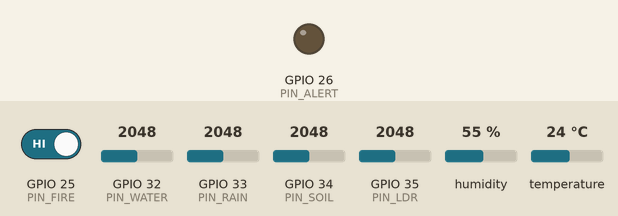
Bench run of a sketch on a simulated ESP32. On the bench: output pins drawn as LEDs (lit = HIGH). The test bench sets the inputs (shaded band); at power-on: GPIO 34 (PIN_SOIL) = 2048, GPIO 33 (PIN_RAIN) = 2048, GPIO 25 (PIN_FIRE) HIGH, GPIO 32 (PIN_WATER) = 2048, GPIO 35 (PIN_LDR) = 2048, humidity 55 %, temperature 24 °C. WiFi joins after 1.5 s; servers stay silent unless stated; uploads are accepted with an empty reply; what the sketch prints to the serial monitor is not drawn.

Above: at 2.7 s.
2.8 s: GPIO 34 (PIN_SOIL) set to 1948
At 5.2 s:
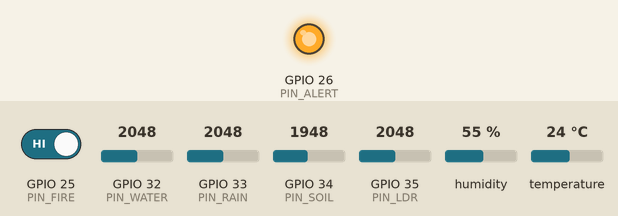
5.7 s: GPIO 33 (PIN_RAIN) set to 1926
At 7.0 s:
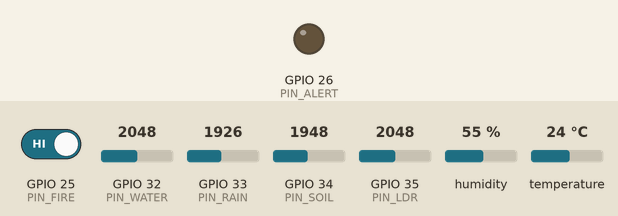
14.7 s: GPIO 25 (PIN_FIRE) driven LOW
At 16.7 s:
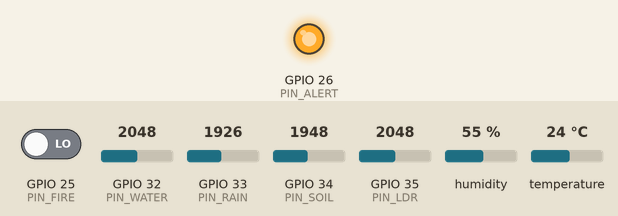
19.1 s: GPIO 25 (PIN_FIRE) driven HIGH
At 20.4 s:
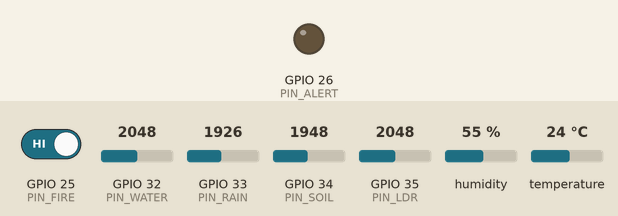
Timing chart, 0 to 22.1 s (numbered marks = the images above; inputs shaded):
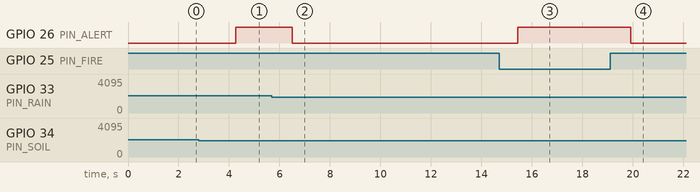

The sketch:

SmartFarming.ino
```cpp
#include <WiFi.h>
#include <WebServer.h>
#include <DHT.h>
#include <HTTPClient.h>

// const char* WIFI_SSID     = "vivo Y75";
// const char* WIFI_PASSWORD = "Livi2003.";
const char*  WIFI_SSID  = "MCA Department";
const char*   WIFI_PASSWORD = "mcadept@ac.in";

#define USE_STA_MODE

const char* BACKEND_URL = "http://192.168.0.115:5000/api/data";

constexpr uint8_t PIN_SOIL   = 34;
constexpr uint8_t PIN_LDR    = 35;
constexpr uint8_t PIN_RAIN   = 33;
constexpr uint8_t PIN_WATER  = 32;
constexpr uint8_t PIN_DHT    = 27;
constexpr uint8_t PIN_FIRE   = 25;
constexpr uint8_t PIN_ALERT  = 26;


constexpr int SOIL_DRY_TH   = 2000;
constexpr int RAIN_WET_TH   = 2000;
constexpr int WATER_LOW_TH  = 1800;

DHT dht(PIN_DHT, DHT11);
WebServer server(80);

struct SensorPacket {
  int   soil;
  int   light;
  int   rain;
  int   water;
  float temp;
  float hum;
  bool  isDry;
  bool  isRaining;
  bool  isWaterLow;
  bool  fire;
} data;

unsigned long lastRead = 0;

void readSensors() {
  data.soil   = analogRead(PIN_SOIL);
  data.light  = analogRead(PIN_LDR);
  data.rain   = analogRead(PIN_RAIN);
  data.water  = analogRead(PIN_WATER);
  data.temp   = dht.readTemperature();
  data.hum    = dht.readHumidity();

  if (isnan(data.temp)) data.temp = 0.0;
  if (isnan(data.hum))  data.hum  = 0.0;

  data.fire   = (digitalRead(PIN_FIRE) == LOW);
  data.isDry      = data.soil  < SOIL_DRY_TH;
  data.isRaining  = data.rain  < RAIN_WET_TH;
  data.isWaterLow = data.water < WATER_LOW_TH;

  bool needAlert = data.fire || (data.isDry && !data.isRaining);
  digitalWrite(PIN_ALERT, needAlert ? HIGH : LOW);

  Serial.printf("Soil:%d Light:%d Rain:%d Water:%d Fire:%d  T:%.1fC  H:%.1f%%\n",
                data.soil, data.light, data.rain, data.water, data.fire,
                data.temp, data.hum);
}

void postToBackend() {
  if (WiFi.status() == WL_CONNECTED) {
    HTTPClient http;
    http.begin(BACKEND_URL);
    http.addHeader("Content-Type", "application/json");

    String payload = "{";
    payload += "\"soil\":" + String(data.soil) + ",";
    payload += "\"light\":" + String(data.light) + ",";
    payload += "\"rain\":" + String(data.rain) + ",";
    payload += "\"water\":" + String(data.water) + ",";
    payload += "\"temp\":" + String(data.temp, 1) + ",";
    payload += "\"hum\":" + String(data.hum, 1) + ",";
    payload += "\"dry\":" + String(data.isDry ? "true" : "false") + ",";
    payload += "\"raining\":" + String(data.isRaining ? "true" : "false") + ",";
    payload += "\"waterLow\":" + String(data.isWaterLow ? "true" : "false") + ",";
    payload += "\"fire\":" + String(data.fire ? "true" : "false");
    payload += "}";

    Serial.print("Sending data: ");
    Serial.println(payload);

    int res = http.POST(payload);
    Serial.print("HTTP Response Code: ");
    Serial.println(res);

    if (res > 0) {
      String response = http.getString();
      Serial.print("Server Response: ");
      Serial.println(response);
    } else {
      Serial.print("POST failed, error: ");
      Serial.println(http.errorToString(res).c_str());
    }

    http.end();
  } else {
    Serial.println(" No Wi-Fi. Skipping POST.");
  }
}


void handleData() {
  String json = "{";
  json += "\"soil\":"     + String(data.soil)             + ",";
  json += "\"light\":"    + String(data.light)            + ",";
  json += "\"rain\":"     + String(data.rain)             + ",";
  json += "\"water\":"    + String(data.water)            + ",";
  json += "\"temp\":"     + String(data.temp,1)           + ",";
  json += "\"hum\":"      + String(data.hum,1)            + ",";
  json += "\"dry\":"      + String(data.isDry ? "true":"false")      + ",";
  json += "\"raining\":"  + String(data.isRaining ? "true":"false")  + ",";
  json += "\"waterLow\":" + String(data.isWaterLow ? "true":"false") + ",";
  json += "\"fire\":"     + String(data.fire ? "true":"false");
  json += "}";
  server.send(200, "application/json", json);
}

const char DASH_HTML[] PROGMEM = R"rawliteral(
<!DOCTYPE html>
<html>
<head>
<meta charset="UTF-8"><title>Smart Farm Dashboard</title>
<meta name="viewport" content="width=device-width,initial-scale=1">
<style>
:root {
  --bg-day: linear-gradient(135deg, #74ebd5, #acb6e5);
  --bg-night: linear-gradient(135deg, #2c3e50, #4ca1af);
  --text-day: #333;
  --text-night: #fff;
}
* { box-sizing: border-box; margin: 0; padding: 0; font-family: sans-serif }
body {
  min-height: 100vh;
  display: flex;
  flex-direction: column;
  align-items: center;
  padding: 20px;
  background: var(--bg-day);
  color: var(--text-day);
  transition: background .5s, color .5s
}
h1 { margin-bottom: 14px; text-shadow: 0 2px 4px #0004; color: #fff }
.grid {
  display: grid;
  grid-template-columns: repeat(auto-fit, minmax(160px, 1fr));
  gap: 14px;
  width: 100%;
  max-width: 600px
}
.card {
  background: #ffffffdd;
  border-radius: 14px;
  padding: 18px;
  text-align: center;
  backdrop-filter: blur(4px);
  box-shadow: 0 4px 12px #0003
}
.value {
  font-size: 2.2rem;
  font-weight: bold;
  margin: 6px 0
}
.badge {
  padding: 3px 8px;
  border-radius: 20px;
  font-size: .8rem;
  color: #fff
}
.danger { background: #e74c3c }
.ok { background: #27ae60 }
.icon { font-size: 1.8rem }
footer { margin-top: auto; opacity: .8; font-size: .8rem }
</style>
</head>
<body>
<h1>🌾 Smart Farming IoT</h1>
<div class="grid">
<div class="card" id="soil"><div class="icon">🌱</div><div>Soil</div><div class="value">--</div><span class="badge" id="soilB"></span></div>
<div class="card" id="light"><div class="icon">☀️</div><div>Light</div><div class="value">--</div></div>
<div class="card" id="rain"><div class="icon">🌧️</div><div>Rain</div><div class="value">--</div><span class="badge" id="rainB"></span></div>
<div class="card" id="water"><div class="icon">💧</div><div>Water Tank</div><div class="value">--</div><span class="badge" id="waterB"></span></div>
<div class="card" id="temp"><div class="icon">🌡️</div><div>Temp °C</div><div class="value">--</div></div>
<div class="card" id="hum"><div class="icon">💦</div><div>Humidity %</div><div class="value">--</div></div>
<div class="card" id="fire"><div class="icon" style="font-size:2.2rem">🔥</div><div>Fire</div><div class="value">--</div><span class="badge" id="fireB"></span></div>
</div>
<footer>Auto-refresh every 3s</footer>
<script>
const $ = q => document.querySelector(q);
function updateTheme() {
  const h = new Date().getHours();
  const day = h >= 6 && h < 18;
  const root = document.documentElement;
  const isNight = !day;

  document.body.style.background = day
    ? getComputedStyle(root).getPropertyValue('--bg-day')
    : getComputedStyle(root).getPropertyValue('--bg-night');

  document.body.style.color = day
    ? getComputedStyle(root).getPropertyValue('--text-day')
    : getComputedStyle(root).getPropertyValue('--text-night');

  document.querySelectorAll('.card').forEach(card => {
    card.style.color = isNight ? '#000' : '#000';  // Optionally darker in day, lighter in night
    card.style.background = isNight ? '#ffffff99' : '#ffffffdd';
  });
}

async function tick() {
  try {
    const r = await fetch('/data'); const j = await r.json();
    $('#soil .value').textContent = j.soil;
    $('#light .value').textContent = j.light;
    $('#rain .value').textContent = j.rain;
    $('#water .value').textContent = j.water;
    $('#temp .value').textContent = j.temp;
    $('#hum .value').textContent = j.hum;
    $('#fire .value').textContent = j.fire ? '🔥' : '✅';
    $('#soilB').textContent = j.dry ? 'Dry' : 'OK';
    $('#soilB').className = 'badge ' + (j.dry ? 'danger' : 'ok');
    $('#rainB').textContent = j.raining ? 'Rain' : 'Clear';
    $('#rainB').className = 'badge ' + (j.raining ? 'ok' : 'danger');
    $('#waterB').textContent = j.waterLow ? 'Low' : 'OK';
    $('#waterB').className = 'badge ' + (j.waterLow ? 'danger' : 'ok');
    $('#fireB').textContent = j.fire ? 'Fire!' : 'Safe';
    $('#fireB').className = 'badge ' + (j.fire ? 'danger' : 'ok');
  } catch (e) { console.log(e) }
}
setInterval(tick, 3000);
tick();
updateTheme(); setInterval(updateTheme, 60000);
</script>
</body>
</html>
)rawliteral";

void handleRoot()      { server.send_P(200, "text/html", DASH_HTML); }
void handleNotFound()  { server.send(404,"text/plain","Not found"); }

void setup() {
  Serial.begin(115200);
  pinMode(PIN_ALERT, OUTPUT);
  pinMode(PIN_FIRE, INPUT);
  dht.begin();

#ifdef USE_STA_MODE
  WiFi.begin(WIFI_SSID, WIFI_PASSWORD);
  Serial.print("\nConnecting to Wi-Fi");
  while (WiFi.status() != WL_CONNECTED) { delay(500); Serial.print("."); }
  Serial.println("\nWi-Fi connected.");
#else
  WiFi.softAP("ESP32_Farm", "smartfarm");
  Serial.println("\nStarted AP  SSID: ESP32_Farm  Pass: smartfarm");
#endif

  Serial.print("IP address: "); Serial.println(WiFi.localIP());

  server.on("/",     handleRoot);
  server.on("/data", handleData);
  server.onNotFound(handleNotFound);
  server.begin();
  Serial.println("HTTP server started");
}

void loop() {
  if (millis() - lastRead >= 2000) {
    readSensors();
    postToBackend();
    lastRead = millis();
  }
  server.handleClient();
}
```

Measured:
- the behaviour switches between 2000 and 1999 on GPIO 34 (PIN_SOIL) (found by bisection; images 0 and 1)
- the behaviour switches between 2000 and 1999 on GPIO 33 (PIN_RAIN) (found by bisection; images 1 and 2)
- after the input at 2.8 s, GPIO 26 (PIN_ALERT): LOW → HIGH after 1.5 s
- after the input at 5.7 s, GPIO 26 (PIN_ALERT): HIGH → LOW after 0.80 s
- after the input at 14.7 s, GPIO 26 (PIN_ALERT): LOW → HIGH after 0.74 s
- after the input at 19.1 s, GPIO 26 (PIN_ALERT): HIGH → LOW after 0.82 s
